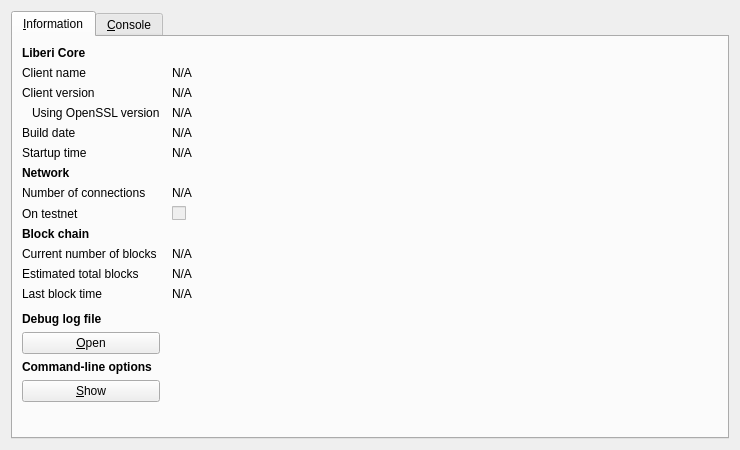
<?xml version="1.0" encoding="UTF-8"?>
<ui version="4.0">
 <class>RPCConsole</class>
 <widget class="QDialog" name="RPCConsole">
  <property name="geometry">
   <rect>
    <x>0</x>
    <y>0</y>
    <width>740</width>
    <height>450</height>
   </rect>
  </property>
  <property name="windowTitle">
   <string>Liberi - Debug window</string>
  </property>
  <layout class="QVBoxLayout" name="verticalLayout_2">
   <item>
    <widget class="QTabWidget" name="tabWidget">
     <property name="currentIndex">
      <number>0</number>
     </property>
     <widget class="QWidget" name="tab_info">
      <attribute name="title">
       <string>&amp;Information</string>
      </attribute>
      <layout class="QGridLayout" name="gridLayout" columnstretch="0,1">
       <property name="horizontalSpacing">
        <number>12</number>
       </property>
       <item row="0" column="0">
        <widget class="QLabel" name="label_9">
         <property name="font">
          <font>
           <weight>75</weight>
           <bold>true</bold>
          </font>
         </property>
         <property name="text">
          <string>Liberi Core</string>
         </property>
        </widget>
       </item>
       <item row="1" column="0">
        <widget class="QLabel" name="label_5">
         <property name="text">
          <string>Client name</string>
         </property>
        </widget>
       </item>
       <item row="1" column="1">
        <widget class="QLabel" name="clientName">
         <property name="cursor">
          <cursorShape>IBeamCursor</cursorShape>
         </property>
         <property name="text">
          <string>N/A</string>
         </property>
         <property name="textFormat">
          <enum>Qt::PlainText</enum>
         </property>
         <property name="textInteractionFlags">
          <set>Qt::LinksAccessibleByMouse|Qt::TextSelectableByKeyboard|Qt::TextSelectableByMouse</set>
         </property>
        </widget>
       </item>
       <item row="2" column="0">
        <widget class="QLabel" name="label_6">
         <property name="text">
          <string>Client version</string>
         </property>
        </widget>
       </item>
       <item row="2" column="1">
        <widget class="QLabel" name="clientVersion">
         <property name="cursor">
          <cursorShape>IBeamCursor</cursorShape>
         </property>
         <property name="text">
          <string>N/A</string>
         </property>
         <property name="textFormat">
          <enum>Qt::PlainText</enum>
         </property>
         <property name="textInteractionFlags">
          <set>Qt::LinksAccessibleByMouse|Qt::TextSelectableByKeyboard|Qt::TextSelectableByMouse</set>
         </property>
        </widget>
       </item>
       <item row="3" column="0">
        <widget class="QLabel" name="label_14">
         <property name="text">
          <string>Using OpenSSL version</string>
         </property>
         <property name="indent">
          <number>10</number>
         </property>
        </widget>
       </item>
       <item row="3" column="1">
        <widget class="QLabel" name="openSSLVersion">
         <property name="cursor">
          <cursorShape>IBeamCursor</cursorShape>
         </property>
         <property name="text">
          <string>N/A</string>
         </property>
         <property name="textFormat">
          <enum>Qt::PlainText</enum>
         </property>
         <property name="textInteractionFlags">
          <set>Qt::LinksAccessibleByMouse|Qt::TextSelectableByKeyboard|Qt::TextSelectableByMouse</set>
         </property>
        </widget>
       </item>
       <item row="4" column="0">
        <widget class="QLabel" name="label_12">
         <property name="text">
          <string>Build date</string>
         </property>
        </widget>
       </item>
       <item row="4" column="1">
        <widget class="QLabel" name="buildDate">
         <property name="cursor">
          <cursorShape>IBeamCursor</cursorShape>
         </property>
         <property name="text">
          <string>N/A</string>
         </property>
         <property name="textFormat">
          <enum>Qt::PlainText</enum>
         </property>
         <property name="textInteractionFlags">
          <set>Qt::LinksAccessibleByMouse|Qt::TextSelectableByKeyboard|Qt::TextSelectableByMouse</set>
         </property>
        </widget>
       </item>
       <item row="5" column="0">
        <widget class="QLabel" name="label_13">
         <property name="text">
          <string>Startup time</string>
         </property>
        </widget>
       </item>
       <item row="5" column="1">
        <widget class="QLabel" name="startupTime">
         <property name="cursor">
          <cursorShape>IBeamCursor</cursorShape>
         </property>
         <property name="text">
          <string>N/A</string>
         </property>
         <property name="textFormat">
          <enum>Qt::PlainText</enum>
         </property>
         <property name="textInteractionFlags">
          <set>Qt::LinksAccessibleByMouse|Qt::TextSelectableByKeyboard|Qt::TextSelectableByMouse</set>
         </property>
        </widget>
       </item>
       <item row="6" column="0">
        <widget class="QLabel" name="label_11">
         <property name="font">
          <font>
           <weight>75</weight>
           <bold>true</bold>
          </font>
         </property>
         <property name="text">
          <string>Network</string>
         </property>
        </widget>
       </item>
       <item row="7" column="0">
        <widget class="QLabel" name="label_7">
         <property name="text">
          <string>Number of connections</string>
         </property>
        </widget>
       </item>
       <item row="7" column="1">
        <widget class="QLabel" name="numberOfConnections">
         <property name="cursor">
          <cursorShape>IBeamCursor</cursorShape>
         </property>
         <property name="text">
          <string>N/A</string>
         </property>
         <property name="textFormat">
          <enum>Qt::PlainText</enum>
         </property>
         <property name="textInteractionFlags">
          <set>Qt::LinksAccessibleByMouse|Qt::TextSelectableByKeyboard|Qt::TextSelectableByMouse</set>
         </property>
        </widget>
       </item>
       <item row="8" column="0">
        <widget class="QLabel" name="label_8">
         <property name="text">
          <string>On testnet</string>
         </property>
        </widget>
       </item>
       <item row="8" column="1">
        <widget class="QCheckBox" name="isTestNet">
         <property name="enabled">
          <bool>false</bool>
         </property>
         <property name="text">
          <string/>
         </property>
        </widget>
       </item>
       <item row="9" column="0">
        <widget class="QLabel" name="label_10">
         <property name="font">
          <font>
           <weight>75</weight>
           <bold>true</bold>
          </font>
         </property>
         <property name="text">
          <string>Block chain</string>
         </property>
        </widget>
       </item>
       <item row="10" column="0">
        <widget class="QLabel" name="label_3">
         <property name="text">
          <string>Current number of blocks</string>
         </property>
        </widget>
       </item>
       <item row="10" column="1">
        <widget class="QLabel" name="numberOfBlocks">
         <property name="cursor">
          <cursorShape>IBeamCursor</cursorShape>
         </property>
         <property name="text">
          <string>N/A</string>
         </property>
         <property name="textFormat">
          <enum>Qt::PlainText</enum>
         </property>
         <property name="textInteractionFlags">
          <set>Qt::LinksAccessibleByMouse|Qt::TextSelectableByKeyboard|Qt::TextSelectableByMouse</set>
         </property>
        </widget>
       </item>
       <item row="11" column="0">
        <widget class="QLabel" name="label_4">
         <property name="text">
          <string>Estimated total blocks</string>
         </property>
        </widget>
       </item>
       <item row="11" column="1">
        <widget class="QLabel" name="totalBlocks">
         <property name="cursor">
          <cursorShape>IBeamCursor</cursorShape>
         </property>
         <property name="text">
          <string>N/A</string>
         </property>
         <property name="textFormat">
          <enum>Qt::PlainText</enum>
         </property>
         <property name="textInteractionFlags">
          <set>Qt::LinksAccessibleByMouse|Qt::TextSelectableByKeyboard|Qt::TextSelectableByMouse</set>
         </property>
        </widget>
       </item>
       <item row="12" column="0">
        <widget class="QLabel" name="label_2">
         <property name="text">
          <string>Last block time</string>
         </property>
        </widget>
       </item>
       <item row="12" column="1">
        <widget class="QLabel" name="lastBlockTime">
         <property name="cursor">
          <cursorShape>IBeamCursor</cursorShape>
         </property>
         <property name="text">
          <string>N/A</string>
         </property>
         <property name="textFormat">
          <enum>Qt::PlainText</enum>
         </property>
         <property name="textInteractionFlags">
          <set>Qt::LinksAccessibleByMouse|Qt::TextSelectableByKeyboard|Qt::TextSelectableByMouse</set>
         </property>
        </widget>
       </item>
       <item row="13" column="0">
        <spacer name="verticalSpacer_2">
         <property name="orientation">
          <enum>Qt::Vertical</enum>
         </property>
         <property name="sizeHint" stdset="0">
          <size>
           <width>20</width>
           <height>20</height>
          </size>
         </property>
        </spacer>
       </item>
       <item row="14" column="0">
        <widget class="QLabel" name="labelDebugLogfile">
         <property name="font">
          <font>
           <weight>75</weight>
           <bold>true</bold>
          </font>
         </property>
         <property name="text">
          <string>Debug log file</string>
         </property>
        </widget>
       </item>
       <item row="15" column="0">
        <widget class="QPushButton" name="openDebugLogfileButton">
         <property name="toolTip">
          <string>Open the Liberi debug log file from the current data directory. This can take a few seconds for large log files.</string>
         </property>
         <property name="text">
          <string>&amp;Open</string>
         </property>
         <property name="autoDefault">
          <bool>false</bool>
         </property>
        </widget>
       </item>
       <item row="16" column="0">
        <widget class="QLabel" name="labelCLOptions">
         <property name="font">
          <font>
           <weight>75</weight>
           <bold>true</bold>
          </font>
         </property>
         <property name="text">
          <string>Command-line options</string>
         </property>
        </widget>
       </item>
       <item row="17" column="0">
        <widget class="QPushButton" name="showCLOptionsButton">
         <property name="toolTip">
          <string>Show the Liberi-Qt help message to get a list with possible Liberi command-line options.</string>
         </property>
         <property name="text">
          <string>&amp;Show</string>
         </property>
         <property name="autoDefault">
          <bool>false</bool>
         </property>
        </widget>
       </item>
       <item row="18" column="0">
        <spacer name="verticalSpacer">
         <property name="orientation">
          <enum>Qt::Vertical</enum>
         </property>
         <property name="sizeHint" stdset="0">
          <size>
           <width>20</width>
           <height>40</height>
          </size>
         </property>
        </spacer>
       </item>
      </layout>
     </widget>
     <widget class="QWidget" name="tab_console">
      <attribute name="title">
       <string>&amp;Console</string>
      </attribute>
      <layout class="QVBoxLayout" name="verticalLayout_3">
       <property name="spacing">
        <number>3</number>
       </property>
       <item>
        <widget class="QTextEdit" name="messagesWidget">
         <property name="minimumSize">
          <size>
           <width>0</width>
           <height>100</height>
          </size>
         </property>
         <property name="readOnly">
          <bool>true</bool>
         </property>
         <property name="tabKeyNavigation" stdset="0">
          <bool>false</bool>
         </property>
         <property name="columnCount" stdset="0">
          <number>2</number>
         </property>
        </widget>
       </item>
       <item>
        <layout class="QHBoxLayout" name="horizontalLayout">
         <property name="spacing">
          <number>3</number>
         </property>
         <item>
          <widget class="QLabel" name="label">
           <property name="text">
            <string notr="true">&gt;</string>
           </property>
          </widget>
         </item>
         <item>
          <widget class="QLineEdit" name="lineEdit"/>
         </item>
         <item>
          <widget class="QPushButton" name="clearButton">
           <property name="maximumSize">
            <size>
             <width>24</width>
             <height>24</height>
            </size>
           </property>
           <property name="toolTip">
            <string>Clear console</string>
           </property>
           <property name="text">
            <string/>
           </property>
           <property name="icon">
            <iconset resource="../bitcoin.qrc">
             <normaloff>:/icons/remove</normaloff>:/icons/remove</iconset>
           </property>
           <property name="shortcut">
            <string notr="true">Ctrl+L</string>
           </property>
           <property name="autoDefault">
            <bool>false</bool>
           </property>
          </widget>
         </item>
        </layout>
       </item>
      </layout>
     </widget>
    </widget>
   </item>
  </layout>
 </widget>
 <resources>
  <include location="../bitcoin.qrc"/>
 </resources>
 <connections/>
</ui>
